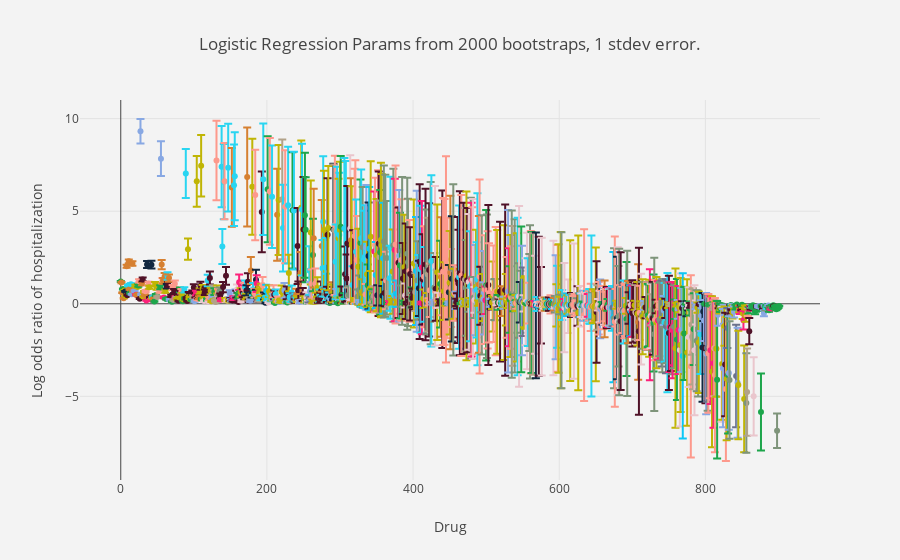

Write notebook code for a chart like this one.
### Markdown cell above
# All parameters with error bars sorted by relevance

### Code cell
# Apply Ordering to means, standard deviations and drug set so they correspond with each other
ord_coef_means, ord_coef_std, ord_drugs = map(
    (lambda x: x[ordering]),
    [coef_means, coef_stds, drugs_ordered_no_zero_weights]
)
fig = create_boxplot(ord_coef_means, ord_coef_std, ord_drugs)
fig.layout.update(
    title="Logistic Regression Params from 2000 bootstraps, 1 stdev error.",
    xaxis={"title":"Drug"},
    yaxis={"title":"Log odds ratio of hospitalization"}
)

iplot(fig, filename="plots/bootstrap_all_drugs_with_relevance.html")
